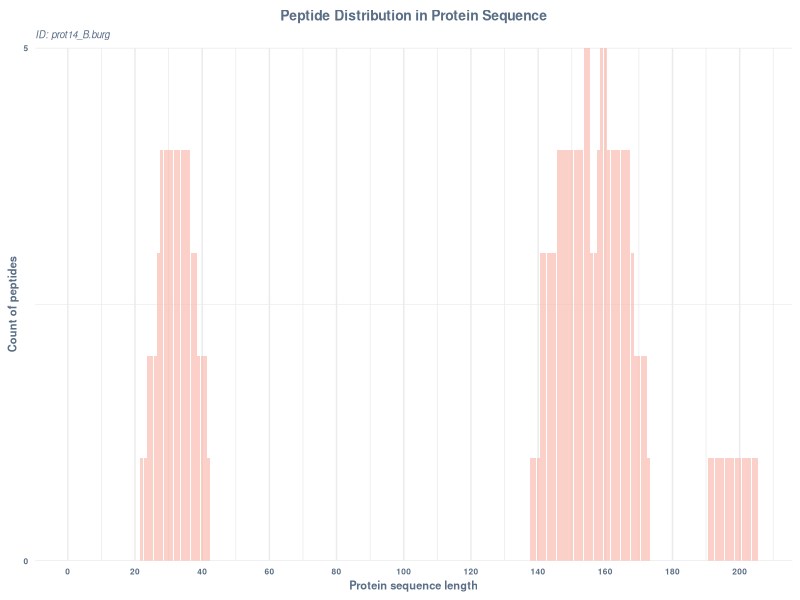
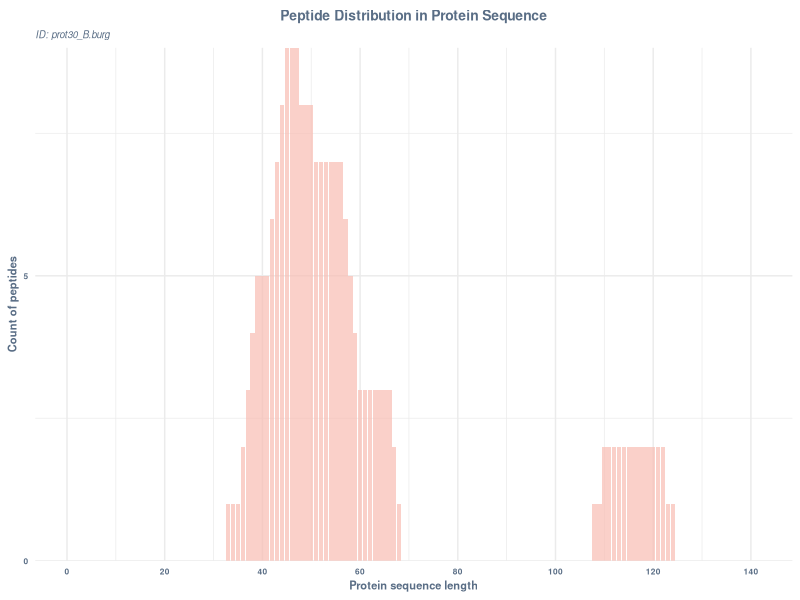
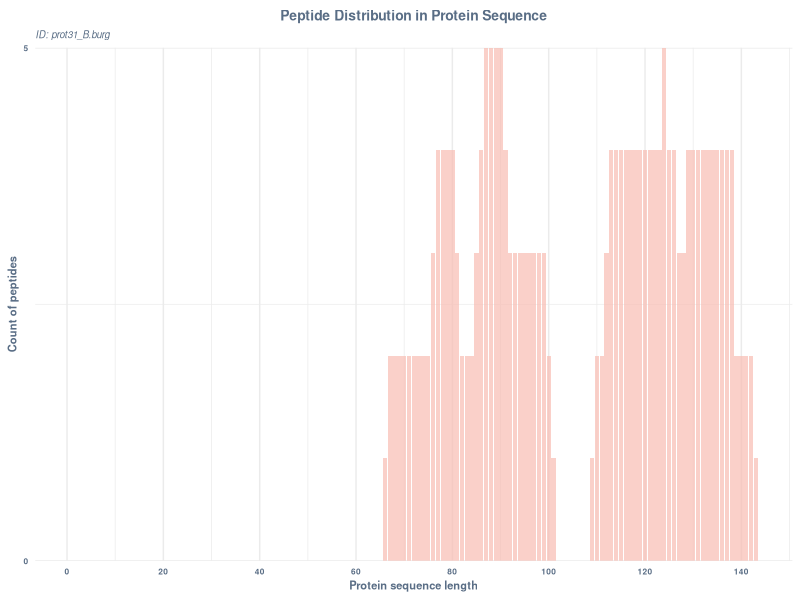
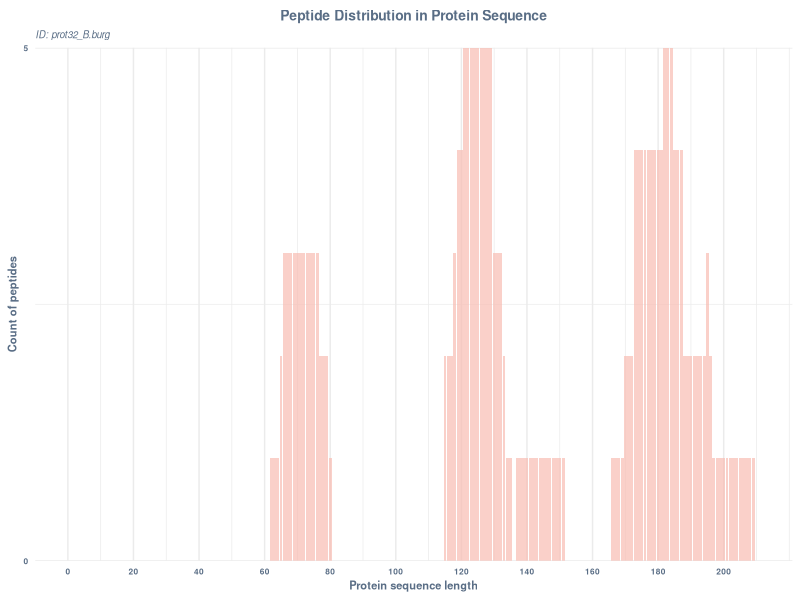
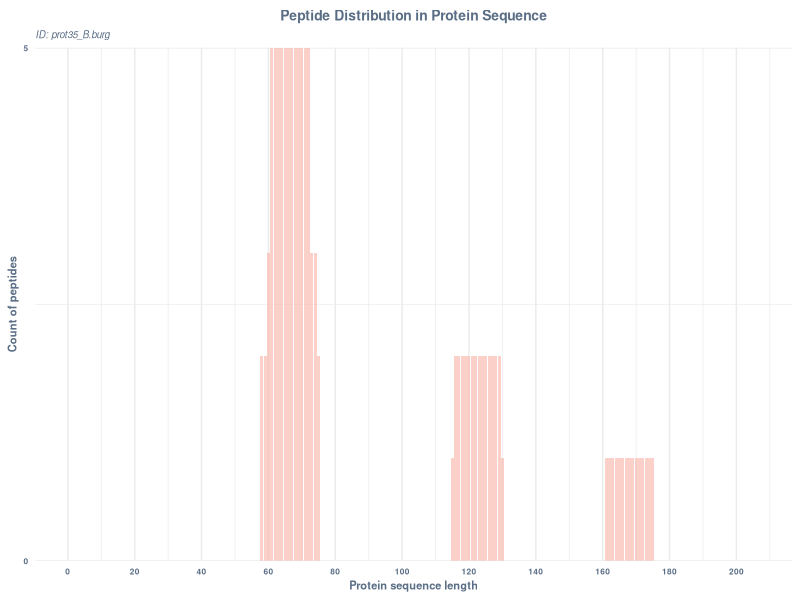
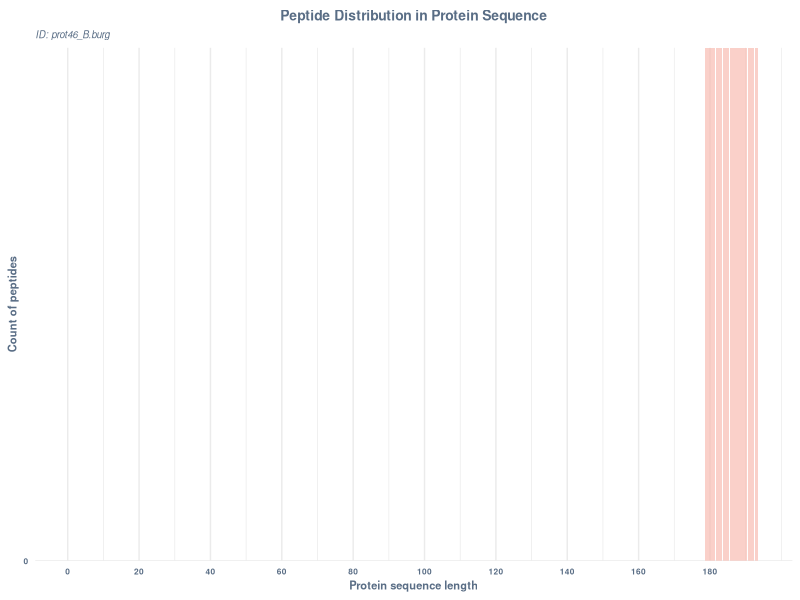
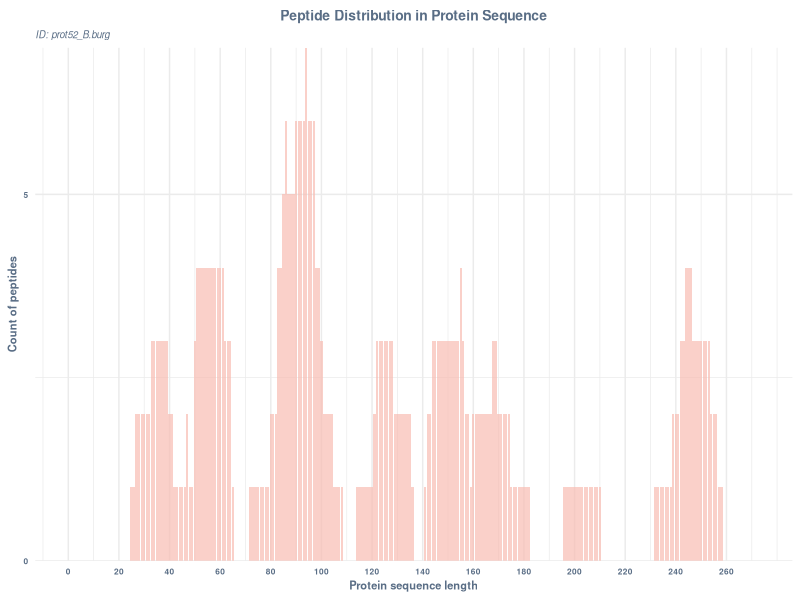
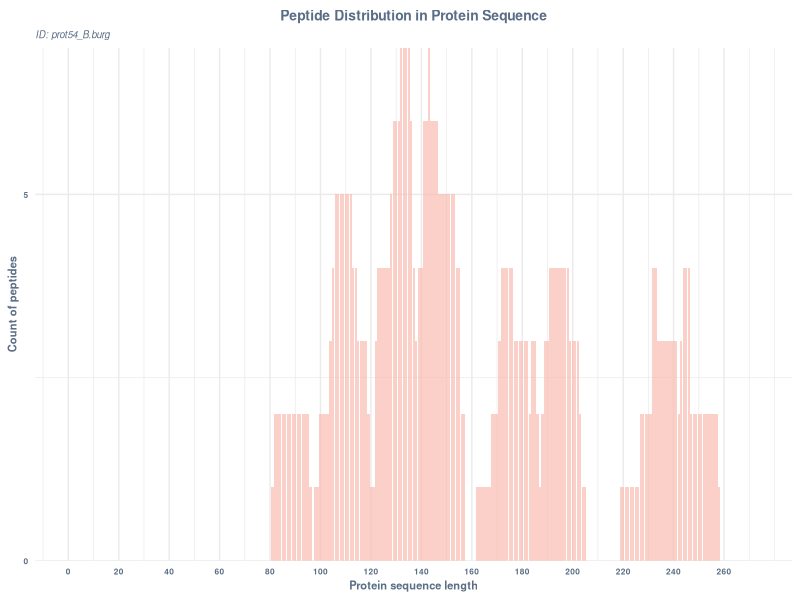

Write R code to recreate these figures, in order.
## ---- chunk 1
#| echo: true
#| include: false
library(readxl)
library(tidyverse)
library(ggplot2)
library(purrr)
library(ggridges)
## ---- chunk 2
data <- read_excel("burg_val_proteins.xlsx")
## ---- chunk 3
# Initialize an empty data frame to store the protein sequence information
protein_seq <- data.frame(Position = integer(), Count = integer(), ID = character(), Species = character(), Group = character(), stringsAsFactors = FALSE)

# Iterate over each row in the dataset
for (i in 1:nrow(data)) {
  # Extract information from the current row
  start_pos <- data$Start_Position[i]
  end_pos <- data$End_Position[i]
  id <- data$ID[i]
  species <- data$Species[i]
  group <- data$Group[i]
  
  # Create a vector to represent the protein sequence with the length of the protein
  protein_length <- data$Protein_Length[i]
  protein_sequence <- rep(0, protein_length)
  
  # Update the protein sequence for each peptide
  protein_sequence[start_pos:end_pos] <- protein_sequence[start_pos:end_pos] + 1
  
  # Combine the protein sequence information with ID and Species
  protein_seq <- rbind(protein_seq, data.frame(Position = 1:protein_length, Count = protein_sequence, ID = id, Species = species, Group = group))
}

# Set Position column to be numeric
protein_seq$Position <- as.numeric(protein_seq$Position)

# Aggregate the count of peptides for each position, ID, and Species
protein_seq <- aggregate(Count ~ Position + ID + Species + Group, data = protein_seq, FUN = sum)

# Order the dataset by ID and Position
protein_seq <- protein_seq[order(protein_seq$ID, protein_seq$Position), ]


## ---- chunk 4
# Plot for all B.burgdorferi proteins
pl1 <- protein_seq %>%
  filter(Species == "B.burgdorferi") %>% 
  split(.$ID) %>% 
   
  map(function(df3) {
  protein_name <- unique(df3$ID) 
  ggplot(df3, aes(x = Position, y = Count)) +
    geom_col(alpha = 0.7, fill = "#F7BBB1") +
    theme_minimal() +
    scale_fill_viridis_d() +
      labs(y = "Count of peptides", x = "Protein sequence length",
         title = "Peptide Distribution in Protein Sequence",
         subtitle = paste("ID:", protein_name),
         fill = "Species") +
    theme(plot.title = element_text(size = 10, face = "bold", colour = "#596d85", hjust = 0.5,vjust = 0.5),
            plot.subtitle = element_text(size = 7, face = "italic",color = "#596d85"),
            axis.title = element_text(size = 8, face = "bold", colour = "#596d85"),
            axis.text = element_text(size = 6, face = "bold", colour = "#596d85"),
            legend.text = element_text(size = 7, color = "#596d85"),
            legend.title = element_text(size = 7,face = "bold", color = "#596d85")) +
     scale_x_continuous(breaks = seq(0, max(df3$Position), by = 20)) +
    scale_y_continuous(expand = c(0,0), breaks = seq(0, max(df3$Count), by = 5)) 
  })
pl1
